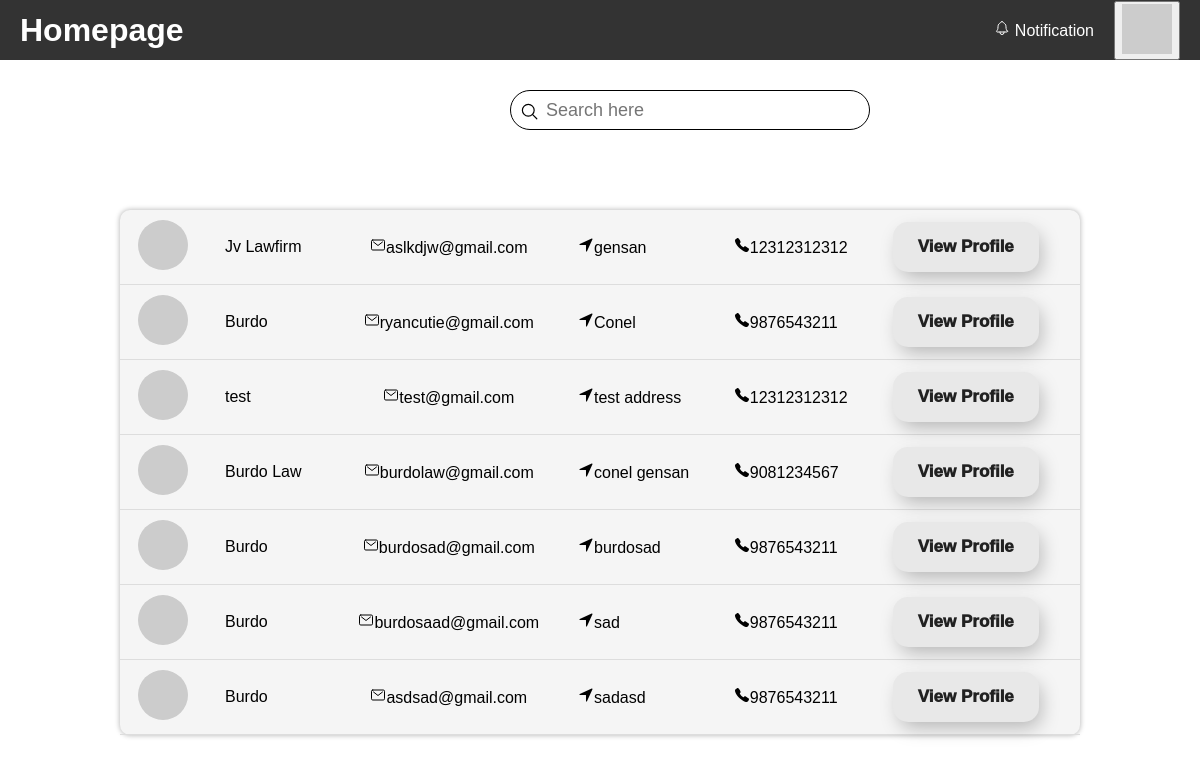
The app's page /clientHomePage.php with its own data.
### tables this page shows
CREATE TABLE `tbl_officecred` (
  `office_credid` int(11) NOT NULL,
  `office_id` int(11) NOT NULL,
  `office_address` varchar(244) NOT NULL,
  `office_contact` bigint(11) NOT NULL
);

CREATE TABLE `tbl_officeinfo` (
  `office_id` int(11) NOT NULL,
  `office_name` varchar(244) NOT NULL,
  `office_email` varchar(244) NOT NULL,
  `office_status` int(11) NOT NULL
);

### clientHomePage.php (the view, shortened to what this page needs)
<!DOCTYPE html>
<html>
  <head>
    <link rel="stylesheet" href="userHome.css">
  </head>
  <body>
    <div class="header">
      <h1>Homepage</h1>
      <div class="nav">
        <a href="#"><ion-icon name="notifications-outline"></ion-icon>Notification</a>
        <div class="dropdown">
          <button class="dropbtn">
            <img class="profile" src="https://picsum.photos/50" alt="Profile Picture">
          </button>
        </div>
      </div>
    </div>
    <div class="search">
        <label>
            <input type="text" placeholder="Search here" id="search-input">
            <ion-icon name="search-outline"></ion-icon>
        </label>
    </div>
    <table class="table" id="office-table">
    <?php
    include "dbconn.php";
    $sql = "SELECT tbl_officeinfo.office_name, tbl_officeinfo.office_email, tbl_officecred.office_address, tbl_officecred.office_contact
    FROM tbl_officeinfo
    JOIN tbl_officecred ON tbl_officeinfo.office_id = tbl_officecred.office_credid
    WHERE tbl_officeinfo.office_status = 1";
    $result = mysqli_query($conn, $sql);
    while($row = mysqli_fetch_assoc($result)){
      ?>
      <tr>
      <td><img src="https://picsum.photos/50" alt="Profile Picture"></td>
      <td><?php echo $row['office_name']?></td>
      <td><ion-icon name="mail-outline"></ion-icon><?php echo $row['office_email']?></td>
      <td><ion-icon name="navigate"></ion-icon><?php echo $row['office_address']?></td>
      <td><ion-icon name="call"></ion-icon><?php echo $row['office_contact']?></td>
      <td><button>View Profile</button></td>
      </tr>
      <?php
    }
    ?>
      </table>
    </body>
    </html>

### userHome.css (style rules this page uses)
* { box-sizing: border-box; }
body { margin: 0; padding: 0; font-family: Arial, sans-serif; }
.header { position: relative; top: 0; left: 0; width: 100%; height: 60px; background-color: #333; color: #fff; display: flex; justify-content: space-between; align-items: center; padding:20px; margin: 0px 0px 30px 0px; }
.nav { display: flex; justify-content: space-between; align-items: center; }
.nav a { color: #fff; text-decoration: none; padding: 10px; margin-right: 10px; }
.nav a ion-icon { margin-right: 5px; }
.profile { border-radius: 0px; }
.table { margin-top: 80px; margin-left: auto; margin-right: auto; width: 80%; border-collapse: collapse; background: #f5f5f5; border-radius: 10px; box-shadow: 0px 0px 5px .5px rgb(187, 187, 187); }
.table th, .table td { padding: 10px; text-align: left; border-bottom: 1px solid #ddd; }
.search { position:relative; width: 30%; margin: 0 10px; align-items: center; transform: translateX(500px); }
.search label { position: relative; width: 100%; }
.search label input { width: 100%; height: 40px; border-radius: 40px; padding: 5px 20px; padding-left: 35px; font-size: 18px; outline: none; border: 1px solid black; }
.search label ion-icon { position: absolute; top: 0; left: 10px; font-size: 1.2rem; }
.table th, .table td:nth-child(1) { text-align: center; }
.table th, .table td:nth-child(3) { text-align: center; }
.table tr { transition: transform .50s ease, height .2s ease; }
.table td img { width: 50px; height: 50px; border-radius: 50%; margin-right: 10px; }
.table td button { padding: 15px 25px; border: unset; border-radius: 15px; color: #212121; z-index: 1; background: #e8e8e8; position: relative; font-weight: 1000; font-size: 17px; -webkit-box-shadow: 4px 8px 19px -3px rgba(0,0,0,0.27); box-shadow: 4px 8px 19px -3px rgba(0,0,0,0.27); transition: all 250ms; overflow: hidden; }
.table td button::before { content: ""; position: absolute; top: 0; left: 0; height: 100%; width: 0; border-radius: 15px; background-color: #212121; z-index: -1; -webkit-box-shadow: 4px 8px 19px -3px rgba(0,0,0,0.27); box-shadow: 4px 8px 19px -3px rgba(0,0,0,0.27); transition: all 250ms }

### clientHomePage.php (style rules this page uses)
.dropdown { position: relative; display: inline-block; }

### records on screen
tbl_officecred: office.office_name "Jv Lawfirm", office.office_email "aslkdjw@gmail.com", office_address "gensan", office_contact "12312312312"
tbl_officecred: office.office_name "Burdo", office.office_email "ryancutie@gmail.com", office_address "Conel", office_contact "9876543211"
tbl_officecred: office.office_name "test", office.office_email "test@gmail.com", office_address "test address", office_contact "12312312312"
tbl_officecred: office.office_name "Burdo Law", office.office_email "burdolaw@gmail.com", office_address "conel gensan", office_contact "9081234567"
tbl_officecred: office.office_name "Burdo", office.office_email "burdosad@gmail.com", office_address "burdosad", office_contact "9876543211"
tbl_officecred: office.office_name "Burdo", office.office_email "burdosaad@gmail.com", office_address "sad", office_contact "9876543211"
tbl_officecred: office.office_name "Burdo", office.office_email "asdsad@gmail.com", office_address "sadasd", office_contact "9876543211"
